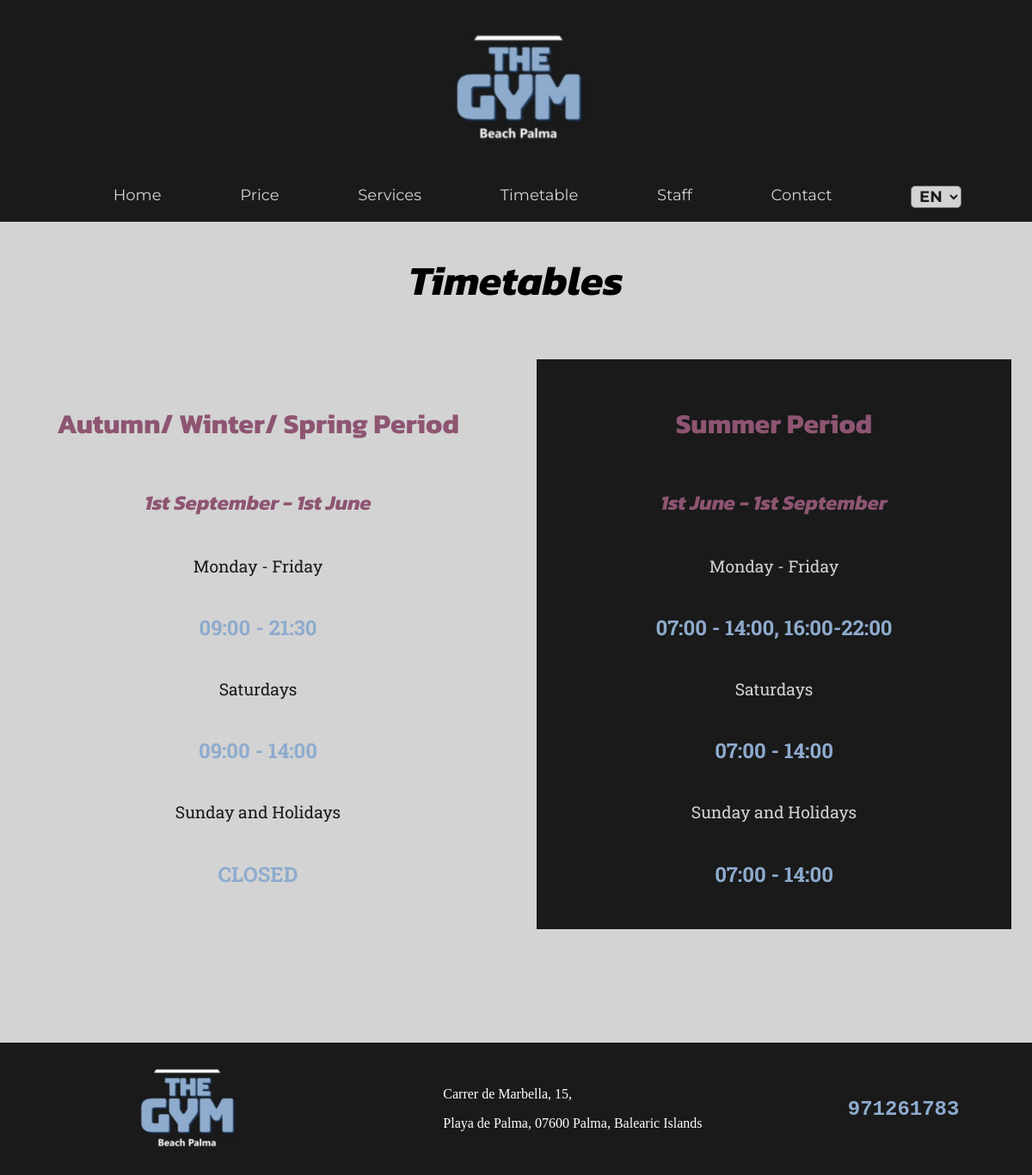
The app's page /en/timetable/ with its own data.
### timetable/models.py (models this page shows, shortened)
class SeasonalTimetable(models.Model):
    season = models.CharField(max_length=100, choices=Season.choices, unique=True)
    dates = models.CharField(max_length=100)

class WinterTimetable(models.Model):
    days = models.CharField(max_length=100)
    time = models.CharField(max_length=100)

class SummerTimetable(models.Model):
    days = models.CharField(max_length=100)
    time = models.CharField(max_length=100)

### timetable/views.py (the view)
# urls.py: path('timetable/',include('timetable.urls')),
def timetable(request):
    stt = SummerTimetable.objects.all()
    wt = WinterTimetable.objects.all()
    ss = SeasonalTimetable.objects.filter(season="Summer").first()
    ws = SeasonalTimetable.objects.filter(season="Winter").first()
    data = {
        'summer_timetable' : stt, 'winter_timetable' : wt, 'summer_season':ss , "winter_season" : ws  }
    return render(request,'timetable.html',data)

### timetable/templates/timetable.html (shortened to what this page needs)
{%extends 'base.html' %} {% block content %}{% load static %}{% load i18n %}
<link rel="stylesheet" href="{% static 'CSS/timetable/timetable.css' %}" />
<h1>{% trans "Timetables" %}</h1>
<div id="timetables_main">
  <div class="timetable">
    <h2>{% trans "Autumn/ Winter/ Spring Period" %}</h2>
    <h3>{{winter_season.dates}}</h3>
    {% for info in winter_timetable %}
    <p id="days_info">{{info.days}}</p>
    <p id="time_info">{{info.time}}</p>
    {% endfor %}
  </div>
  <div class="timetable" style="background-color: #1a1a1a">
    <h2>{% trans "Summer Period" %}</h2>
    <h3>{{summer_season.dates}}</h3>
    {% for info in summer_timetable %}
    <p id="days_info" style="color: lightgray" ;>{{info.days}}</p>
    <p id="time_info">{{info.time}}</p>
    {% endfor %}
  </div>
</div>
<br /><br /><br /><br /><br /><br />
{%endblock%}

### static/CSS/global.css (style rules this page uses)
html { background-color: lightgray; height: 100%; width: 100%; margin: 0; padding: 0; scroll-behavior: smooth; }
body { width: 100%; height: 100%; display: flex; flex-direction: column; justify-content: space-between; margin: 0; padding: 0; }

### static/CSS/timetable/timetable.css (style rules this page uses)
h1 { justify-self: center; font-family: "Kanit"; font-size: xxx-large; font-style: italic; }
h2 { justify-self: center; text-align: center; font-family: "Kanit"; font-size: xx-large; color: #8e5572; }
h3 { font-family: "Kanit"; font-size: x-large; color: #8e5572; text-align: center; font-style: italic; justify-self: center; }
#timetables_main { display: flex; flex: 1; }
.timetable { flex: 1; padding:2%; margin: 2%; display: flex; flex-direction: column; }
#days_info { font-family: "Roboto Slab"; font-size: larger; color: #1a1a1a; justify-self: center; text-align: center; }
#time_info { font-family: "Roboto Slab"; font-size: x-large; color: #8eabce; justify-self: center; font-weight: bold; text-align: center; }

### records on screen
SeasonalTimetable: dates "1st September - 1st June"
WinterTimetable: days "Monday - Friday", time "09:00 - 21:30"
WinterTimetable: days "Saturdays", time "09:00 - 14:00"
WinterTimetable: days "Sunday and Holidays", time "CLOSED"
SeasonalTimetable: dates "1st June - 1st September"
SummerTimetable: days "Monday - Friday", time "07:00 - 14:00, 16:00-22:00"
SummerTimetable: days "Saturdays", time "07:00 - 14:00"
SummerTimetable: days "Sunday and Holidays", time "07:00 - 14:00"

### other values on screen
form field language "EN"
